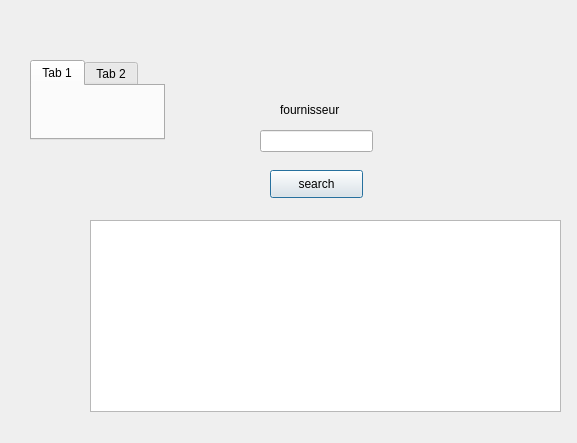
<?xml version="1.0" encoding="UTF-8"?>
<ui version="4.0">
 <class>searchresult</class>
 <widget class="QDialog" name="searchresult">
  <property name="geometry">
   <rect>
    <x>0</x>
    <y>0</y>
    <width>577</width>
    <height>443</height>
   </rect>
  </property>
  <property name="windowTitle">
   <string>Dialog</string>
  </property>
  <widget class="QLabel" name="label_3">
   <property name="geometry">
    <rect>
     <x>0</x>
     <y>10</y>
     <width>591</width>
     <height>451</height>
    </rect>
   </property>
   <property name="text">
    <string/>
   </property>
   <property name="pixmap">
    <pixmap>../../../../shutterstock_117385867.jpg</pixmap>
   </property>
  </widget>
  <widget class="QTableView" name="tableView">
   <property name="geometry">
    <rect>
     <x>90</x>
     <y>220</y>
     <width>471</width>
     <height>192</height>
    </rect>
   </property>
  </widget>
  <widget class="QLineEdit" name="lineEdit">
   <property name="geometry">
    <rect>
     <x>260</x>
     <y>130</y>
     <width>113</width>
     <height>22</height>
    </rect>
   </property>
  </widget>
  <widget class="QLabel" name="label">
   <property name="geometry">
    <rect>
     <x>280</x>
     <y>100</y>
     <width>91</width>
     <height>20</height>
    </rect>
   </property>
   <property name="text">
    <string>fournisseur</string>
   </property>
  </widget>
  <widget class="QPushButton" name="pushButton">
   <property name="geometry">
    <rect>
     <x>270</x>
     <y>170</y>
     <width>93</width>
     <height>28</height>
    </rect>
   </property>
   <property name="text">
    <string>search</string>
   </property>
  </widget>
  <widget class="QTabWidget" name="tabWidget">
   <property name="geometry">
    <rect>
     <x>30</x>
     <y>60</y>
     <width>135</width>
     <height>80</height>
    </rect>
   </property>
   <widget class="QWidget" name="tab">
    <attribute name="title">
     <string>Tab 1</string>
    </attribute>
   </widget>
   <widget class="QWidget" name="tab_2">
    <attribute name="title">
     <string>Tab 2</string>
    </attribute>
   </widget>
  </widget>
 </widget>
 <resources/>
 <connections/>
</ui>
